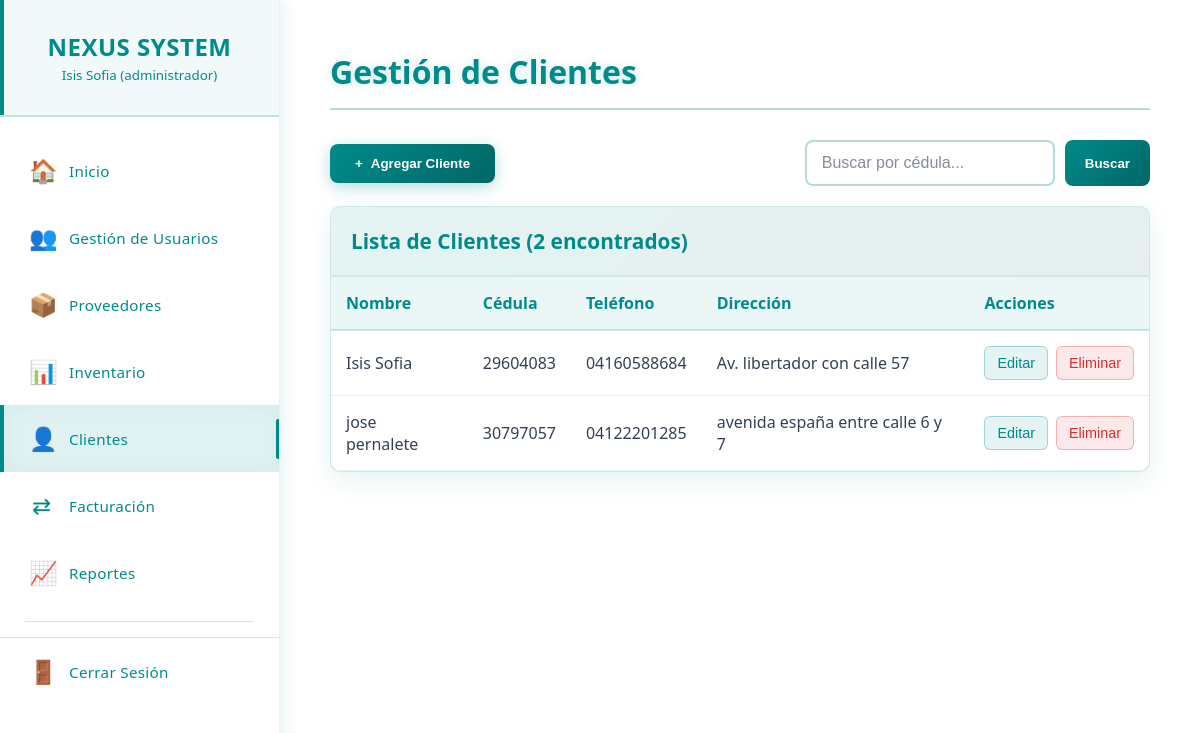
The app's page /clientes.php (signed in), older data.
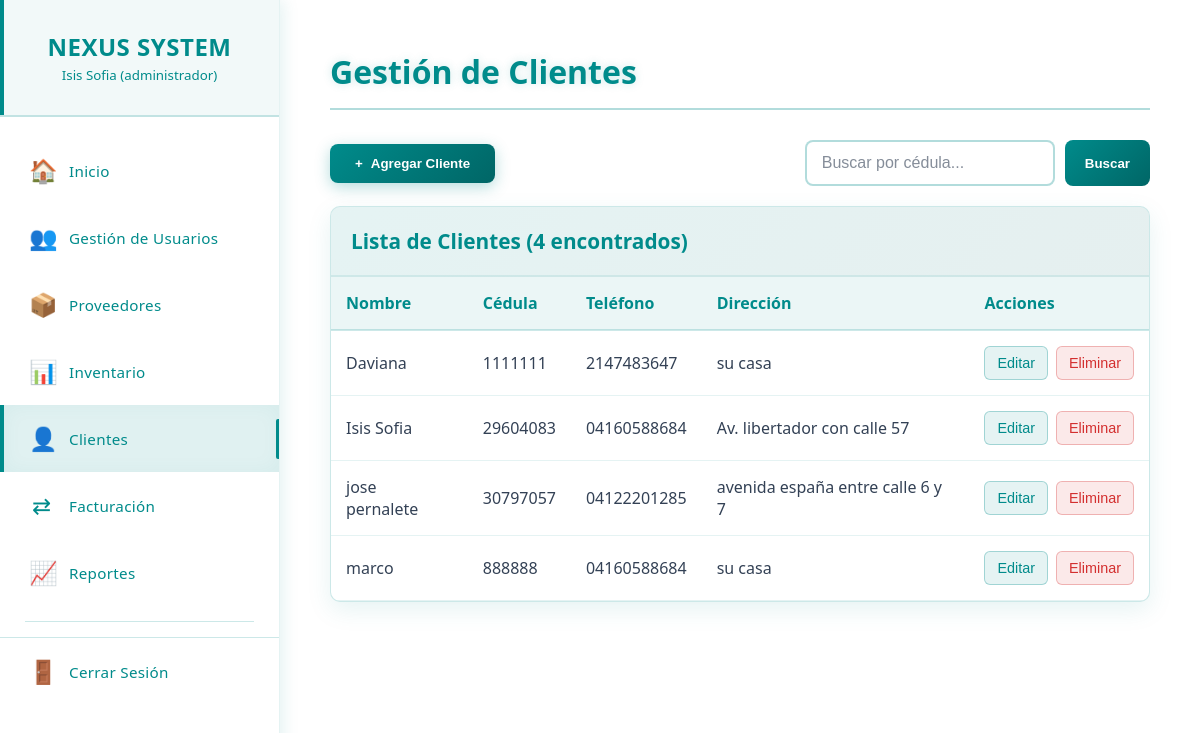
The same page, newer data.
### tables this page shows
CREATE TABLE `clientes` (
  `id` int(11) NOT NULL,
  `nombre` varchar(255) NOT NULL,
  `cedula` int(8) NOT NULL,
  `telefono` varchar(20) NOT NULL,
  `direccion` text NOT NULL
);

### clientes.php (the view, shortened to what this page needs)
<?php
require_once 'conexion.php';
$busqueda = isset($_GET['busqueda']) ? trim($_GET['busqueda']) : '';
$where = '';
$params = [];
try {
    $sql = "SELECT id, nombre, cedula, telefono, direccion FROM clientes $where ORDER BY nombre";
    $stmt = $pdo->prepare($sql);
    $stmt->execute($params);
    $clientes = $stmt->fetchAll(PDO::FETCH_ASSOC);
    $totalClientes = count($clientes);
} catch (PDOException $e) {
    $clientes = [];
    $totalClientes = 0;
    $error = "Error al cargar los clientes: " . $e->getMessage();
}
require_once 'menu.php';
?>
<!DOCTYPE html>
<html lang="es">
<head>
  <link rel="stylesheet" href="css/clientes.css">
</head>
<body>
<main class="main-content">
  <div class="content-wrapper">
    <div class="page-header">
      <h1 class="page-title">Gestión de Clientes</h1>
    </div>
    <div class="controls-container">
      <button class="btn-agregar" onclick="abrirModalAgregar()">
        <span>+</span> Agregar Cliente
      </button>
      <div class="filtros-container">
        <form method="GET" class="filtros-form">
          <div class="search-container">
            <input type="text" name="busqueda" class="search-input" placeholder="Buscar por cédula..." value="<?= htmlspecialchars($busqueda) ?>">
            <button type="submit" class="btn">Buscar</button>
          </div>
        </form>
      </div>
    </div>
    <div class="users-table">
      <div class="table-header">
        <h3>Lista de Clientes (<?= $totalClientes ?> encontrados)</h3>
      </div>
      <div class="table-container">
        <table>
          <thead>
            <tr>
              <th>Nombre</th>
              <th>Cédula</th>
              <th>Teléfono</th>
              <th>Dirección</th>
              <th>Acciones</th>
            </tr>
          </thead>
          <tbody>
            <?php if (empty($clientes)): ?>
                <tr>
                    <td colspan="5" class="empty-state">No se encontraron clientes</td>
                </tr>
            <?php else: ?>
                <?php foreach ($clientes as $cliente): ?>
                <tr>
                    <td><?= htmlspecialchars($cliente['nombre']) ?></td>
                    <td><?= htmlspecialchars($cliente['cedula']) ?></td>
                    <td><?= htmlspecialchars($cliente['telefono']) ?></td>
                    <td><?= htmlspecialchars($cliente['direccion']) ?></td>
                    <td>
                        <div class="acciones-container">
                            <button class="btn-action btn-editar" onclick="abrirModalEditar(<?= $cliente['id'] ?>, '<?= addslashes($cliente['nombre']) ?>', '<?= addslashes($cliente['telefono']) ?>')">Editar</button>
                            <button class="btn-action btn-eliminar" onclick="confirmarEliminar(<?= $cliente['id'] ?>, '<?= addslashes($cliente['nombre']) ?>')">Eliminar</button>
                        </div>
                    </td>
                </tr>
                <?php endforeach; ?>
            <?php endif; ?>
          </tbody>
        </table>
      </div>
    </div>
  </div>
</main>
</body>
</html>

Row changes from the older to the newer data that the page shows:
added clientes: nombre "Daviana", cedula "1111111", telefono "2147483647", direccion "su casa"
added clientes: nombre "marco", cedula "888888", telefono "04160588684", direccion "su casa"
Text that changed along with them:
$totalClientes: "2" → "4"
